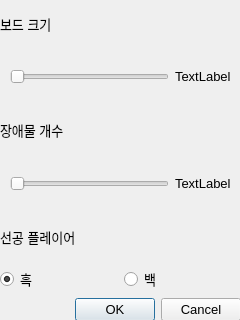
<?xml version="1.0" encoding="UTF-8"?>
<ui version="4.0">
 <class>setting_dialog</class>
 <widget class="QDialog" name="setting_dialog">
  <property name="geometry">
   <rect>
    <x>0</x>
    <y>0</y>
    <width>240</width>
    <height>320</height>
   </rect>
  </property>
  <property name="font">
   <font>
    <pointsize>10</pointsize>
   </font>
  </property>
  <property name="windowTitle">
   <string>Dialog</string>
  </property>
  <widget class="QWidget" name="verticalLayoutWidget">
   <property name="geometry">
    <rect>
     <x>0</x>
     <y>0</y>
     <width>241</width>
     <height>321</height>
    </rect>
   </property>
   <layout class="QVBoxLayout" name="verticalLayout">
    <item>
     <widget class="QLabel" name="label">
      <property name="font">
       <font>
        <pointsize>10</pointsize>
       </font>
      </property>
      <property name="text">
       <string>보드 크기</string>
      </property>
     </widget>
    </item>
    <item>
     <layout class="QHBoxLayout" name="horizontalLayout">
      <property name="leftMargin">
       <number>10</number>
      </property>
      <property name="rightMargin">
       <number>10</number>
      </property>
      <item>
       <widget class="QSlider" name="board_size">
        <property name="minimum">
         <number>6</number>
        </property>
        <property name="maximum">
         <number>12</number>
        </property>
        <property name="singleStep">
         <number>2</number>
        </property>
        <property name="pageStep">
         <number>2</number>
        </property>
        <property name="tracking">
         <bool>true</bool>
        </property>
        <property name="orientation">
         <enum>Qt::Orientation::Horizontal</enum>
        </property>
       </widget>
      </item>
      <item>
       <widget class="QLabel" name="board_size_label">
        <property name="font">
         <font>
          <pointsize>10</pointsize>
         </font>
        </property>
        <property name="text">
         <string>TextLabel</string>
        </property>
       </widget>
      </item>
     </layout>
    </item>
    <item>
     <widget class="QLabel" name="label_3">
      <property name="font">
       <font>
        <pointsize>10</pointsize>
       </font>
      </property>
      <property name="text">
       <string>장애물 개수</string>
      </property>
     </widget>
    </item>
    <item>
     <layout class="QHBoxLayout" name="horizontalLayout_2">
      <property name="leftMargin">
       <number>10</number>
      </property>
      <property name="rightMargin">
       <number>10</number>
      </property>
      <item>
       <widget class="QSlider" name="obstacle_num">
        <property name="maximum">
         <number>16</number>
        </property>
        <property name="orientation">
         <enum>Qt::Orientation::Horizontal</enum>
        </property>
       </widget>
      </item>
      <item>
       <widget class="QLabel" name="obstacle_num_label">
        <property name="font">
         <font>
          <pointsize>10</pointsize>
         </font>
        </property>
        <property name="text">
         <string>TextLabel</string>
        </property>
       </widget>
      </item>
     </layout>
    </item>
    <item>
     <widget class="QLabel" name="label_5">
      <property name="font">
       <font>
        <pointsize>10</pointsize>
       </font>
      </property>
      <property name="text">
       <string>선공 플레이어</string>
      </property>
     </widget>
    </item>
    <item>
     <layout class="QHBoxLayout" name="horizontalLayout_4">
      <item>
       <widget class="QRadioButton" name="black_player">
        <property name="text">
         <string>흑</string>
        </property>
        <property name="checkable">
         <bool>true</bool>
        </property>
        <property name="checked">
         <bool>true</bool>
        </property>
       </widget>
      </item>
      <item>
       <widget class="QRadioButton" name="white_player">
        <property name="font">
         <font>
          <pointsize>10</pointsize>
         </font>
        </property>
        <property name="text">
         <string>백</string>
        </property>
       </widget>
      </item>
     </layout>
    </item>
    <item>
     <widget class="QDialogButtonBox" name="buttonBox">
      <property name="orientation">
       <enum>Qt::Orientation::Horizontal</enum>
      </property>
      <property name="standardButtons">
       <set>QDialogButtonBox::StandardButton::Cancel|QDialogButtonBox::StandardButton::Ok</set>
      </property>
     </widget>
    </item>
   </layout>
  </widget>
 </widget>
 <resources/>
 <connections>
  <connection>
   <sender>buttonBox</sender>
   <signal>accepted()</signal>
   <receiver>setting_dialog</receiver>
   <slot>accept()</slot>
   <hints>
    <hint type="sourcelabel">
     <x>248</x>
     <y>254</y>
    </hint>
    <hint type="destinationlabel">
     <x>157</x>
     <y>274</y>
    </hint>
   </hints>
  </connection>
  <connection>
   <sender>buttonBox</sender>
   <signal>rejected()</signal>
   <receiver>setting_dialog</receiver>
   <slot>reject()</slot>
   <hints>
    <hint type="sourcelabel">
     <x>316</x>
     <y>260</y>
    </hint>
    <hint type="destinationlabel">
     <x>286</x>
     <y>274</y>
    </hint>
   </hints>
  </connection>
 </connections>
</ui>
